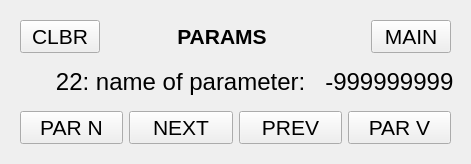
      <widget class="QWidget" name="ParsPage">
       <layout class="QGridLayout" name="gridLayout_5">
        <item row="0" column="0">
         <widget class="QWidget" name="widget" native="true">
          <layout class="QHBoxLayout" name="horizontalLayout_2">
           <item>
            <widget class="QPushButton" name="ClbrPushButtonR">
             <property name="font">
              <font>
               <pointsize>16</pointsize>
              </font>
             </property>
             <property name="layoutDirection">
              <enum>Qt::RightToLeft</enum>
             </property>
             <property name="text">
              <string>CLBR</string>
             </property>
            </widget>
           </item>
           <item>
            <spacer name="horizontalSpacer_6">
             <property name="orientation">
              <enum>Qt::Horizontal</enum>
             </property>
             <property name="sizeHint" stdset="0">
              <size>
               <width>71</width>
               <height>20</height>
              </size>
             </property>
            </spacer>
           </item>
           <item>
            <widget class="QLabel" name="ParsTxtLabel">
             <property name="font">
              <font>
               <pointsize>16</pointsize>
               <weight>75</weight>
               <bold>true</bold>
              </font>
             </property>
             <property name="text">
              <string>PARAMS</string>
             </property>
             <property name="alignment">
              <set>Qt::AlignCenter</set>
             </property>
            </widget>
           </item>
           <item>
            <spacer name="horizontalSpacer_7">
             <property name="orientation">
              <enum>Qt::Horizontal</enum>
             </property>
             <property name="sizeHint" stdset="0">
              <size>
               <width>98</width>
               <height>20</height>
              </size>
             </property>
            </spacer>
           </item>
           <item>
            <widget class="QPushButton" name="MainPushButtonL">
             <property name="font">
              <font>
               <pointsize>16</pointsize>
              </font>
             </property>
             <property name="text">
              <string>MAIN</string>
             </property>
            </widget>
           </item>
          </layout>
         </widget>
        </item>
        <item row="1" column="0">
         <widget class="QLabel" name="ParameterLabel">
          <property name="font">
           <font>
            <pointsize>18</pointsize>
           </font>
          </property>
          <property name="frameShape">
           <enum>QFrame::NoFrame</enum>
          </property>
          <property name="frameShadow">
           <enum>QFrame::Raised</enum>
          </property>
          <property name="text">
           <string>22: name of parameter:   -999999999 </string>
          </property>
          <property name="alignment">
           <set>Qt::AlignRight|Qt::AlignTrailing|Qt::AlignVCenter</set>
          </property>
         </widget>
        </item>
        <item row="2" column="0">
         <widget class="QWidget" name="ParsWidget" native="true">
          <layout class="QHBoxLayout" name="horizontalLayout">
           <item>
            <widget class="QPushButton" name="ParNPushButton">
             <property name="font">
              <font>
               <pointsize>16</pointsize>
              </font>
             </property>
             <property name="text">
              <string>PAR N</string>
             </property>
            </widget>
           </item>
           <item>
            <widget class="QPushButton" name="NextPushButton">
             <property name="font">
              <font>
               <pointsize>16</pointsize>
              </font>
             </property>
             <property name="text">
              <string>NEXT</string>
             </property>
            </widget>
           </item>
           <item>
            <widget class="QPushButton" name="PrevPushButton">
             <property name="font">
              <font>
               <pointsize>16</pointsize>
              </font>
             </property>
             <property name="text">
              <string>PREV</string>
             </property>
            </widget>
           </item>
           <item>
            <widget class="QPushButton" name="ParVPushButton">
             <property name="font">
              <font>
               <pointsize>16</pointsize>
              </font>
             </property>
             <property name="text">
              <string>PAR V</string>
             </property>
            </widget>
           </item>
          </layout>
         </widget>
        </item>
       </layout>
      </widget>
